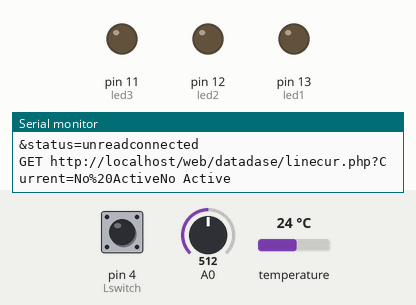
The sketch below on a simulated Arduino Uno, built with avr-gcc and run on an emulated ATmega328P. Shown: output pins drawn as LEDs (lit = HIGH), the last lines printed to the serial monitor. The inputs (shaded band) are chosen by the test bench; at power-on: temperature 24 °C, A0 = 512, pin 4 (Lswitch) HIGH. WiFi joins after 1.5 s; servers stay silent unless stated.

Above: at 1.8 s.
1.9 s: temperature set to 39.5 °C
4.3 s: temperature set to 40.8 °C
At 5.8 s:
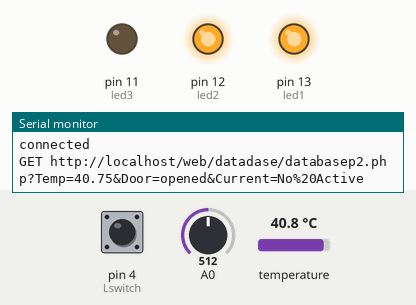
6.2 s: A0 set to 535
At 7.9 s:
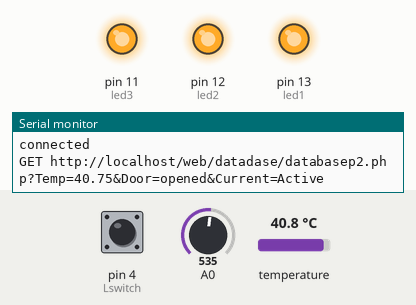
8.4 s: pin 4 (Lswitch) pulled LOW for 0.15 s
At 9.2 s:
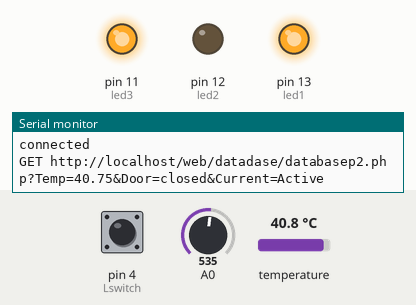
11.6 s: temperature set to 12 °C
At 13.2 s:
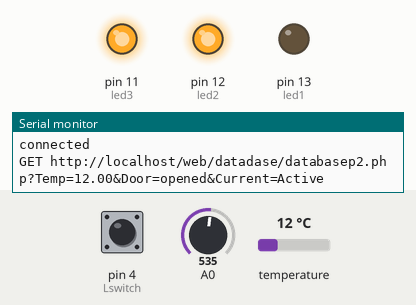
13.5 s: pin 4 (Lswitch) pulled LOW for 3.2 s
At 16.7 s:
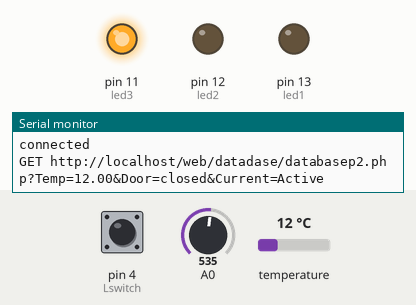
Timing chart, 0 to 20.5 s (numbered marks = the images above; inputs shaded):
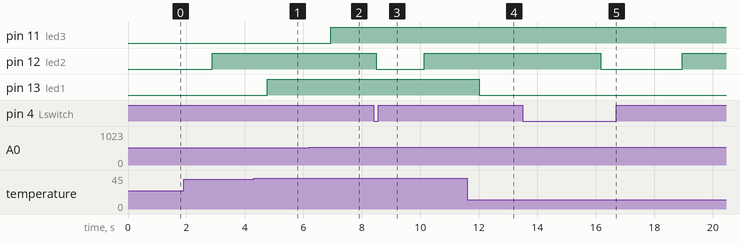

The sketch:

Arduino.ino
```cpp
#include <SPI.h>
#include <Ethernet.h>
#include <OneWire.h>
#include <DallasTemperature.h>
byte mac[] = { 0xDE, 0xAD, 0xBE, 0xEF, 0xFE, 0xED };
byte ip[] = {192, 168, 137, 20 }; //Enter the IP of ethernet shield
byte serv[] = {192, 168, 137, 100} ; //Enter the IPv4 address
EthernetClient client;

#define ONE_WIRE_BUS 43 //กำหนดขาที่จะเชื่อมต่อ SensorTemp
OneWire oneWire(ONE_WIRE_BUS);
DallasTemperature sensors(&oneWire);
int led1 =13;   // ledpin13 and ledtemp
int led2 =12;   // ledpin12 and ledLswitch
int led3 =11;   // ledpin11 and Current
float Temp;     // ตัวแปรเก็บอุณหภูมิ
//char Current;
int Lswitch =4;   //Lswitch pin 4
int flag ;
char Door[6];
int t=1;
int d=1;
int c=1;
double val;     // เก็บค่าเฉลี่ยของค่าอนาล็อคที่ได้จากเซนเซอร์วัดกระแส
int count = 500;  // จำนวนรอบที่จะนำมาคิดค่าเฉลี่ยของเซนเซอร์วัดกระแส
double sum1=0;   // ตัวแปรเก็บผลรวมของค่าอนาล็อคที่ได้จากเซนเซอร์วัดกระแส
float vs1;
float vs2;
void setup() {
   Serial.begin(9600); //setting the baud rate at 9600
   Ethernet.begin(mac, ip);
   pinMode(led1,OUTPUT);
   pinMode(Lswitch,INPUT);
   pinMode(led2,OUTPUT);
   pinMode(led3,OUTPUT);
   float vstart = analogRead(A0);
   vs1 = vstart+10;
   vs2 = vstart-10;
}

void loop() {
  sensors.requestTemperatures();    //สั่งอ่านค่าอุณหภูมิ
  Temp = sensors.getTempCByIndex(0);  // เก็บค่าอุณหภูมในตัวแปร Temp
  sento_adata();                   // ส่งเข้าdatabase getdataA.php
  Serial.println(Temp);
  if(Temp > 40){                 //ถ้าอุณหภูมิมากกว่า 40 องศาเซลเซียล
     digitalWrite(led1, HIGH);    //led1 ไฟติด
     if(t==1){                    //ถ้าอ่านค่าครั้งแรก
     sento_error();               //ส่งเข้าdatabase getdataerror.php
     sento_linetemp();            // ส่งเข้าline line.php
     t++;
     }
     else{
     sento_error1();           //ส่งเข้าdatabase getdataerror1.php
     }
  }
  if(Temp < 40){                 //ถ้าอุณหภูมิน้อยกว่า 40 องศาเซลเซียล
     digitalWrite(led1, LOW);     //led1 ไฟดับ
     t=1;
  }
  //////////////////////////////////////////////////////////////////
  if((digitalRead(Lswitch)==LOW)&&(flag==0))     // ถ้าลิมิตสวิตโดนกด
  {
     digitalWrite(led2,LOW);
     Serial.println("door is closed");
     char Door[] = "closed";                  // Door[] เก็บค่า "closed"
     flag = 1;
     d=1;
     delay(20);
  }
  if((digitalRead(Lswitch)==HIGH)&&(flag==1))    // ถ้าลิมิตสวิตไม่โดนกด
  {
     digitalWrite(led2,HIGH);
     Serial.println("door is opened");
     char Door[] = "opened";                  // Door[] เก็บค่า "opened"
     flag = 0;
     if(d==1){
     sento_error();                          //ส่งเข้าdatabase getdataerror.php
     sento_linedoor();                        // ส่งเข้าline linedoor.php
      d++;
     }
     delay(20);
  }
  digitalWrite(Lswitch,HIGH);
  ////////////////////////////////////////////////////////////////////
    for (int i = 0; i < count; i++) {    //เก็บค่าอนาล็อคที่ได้จากเซนเซอร์วัดกระแส500ครั้ง
  float v_raw = analogRead(A0);             //รับค่าอนาล็อคที่ได้จากเซนเซอร์วัดกระแสเก็บไว้ใน v_raw
   //Serial.println(v_raw);
  sum1 =sum1 +v_raw;                   //ผลรวมของ v_raw
  }
  val = sum1 / count;         //หาค่าเฉลี่ยเก็บใน val
  Serial.println(val);
  if((val>vs1)||(val<vs2)){   // ถ้า val มีค่ามากกว่า vs1 หรือ น้อยกว่า vs1 เท่ากระมีกระแสไฟฟ้า
    Serial.println("Active");
    digitalWrite(led3,HIGH);
    c=1;
  }
  else{
    if(c==1){
     sento_error();      //ส่งเข้าdatabase getdataerror.php
     sento_linecurrent();  // ส่งเข้า line sento_linecurrent()
      c++;
     }
     Serial.println("No Active");
     digitalWrite(led3,LOW);
  }
  sum1 = 0;
  delay(100);

  Sending_To_phpmyadmindatabase();   //ส่งเข้าdatabase databasep2.php
}
///////////////////////////////////////////////////////////////////////////////////////////
 void Sending_To_phpmyadmindatabase(){   //ส่งเข้าdatabase databasep2.php ส่งค่า Temp,Door,Current ไว้ใช้แสดงค่าหน้าเว็บ
 if (client.connect(serv, 80)) { //Connecting at the IP address and port we saved before
    Serial.println("connected");
    Serial.print("GET http://localhost/web/datadase/databasep2.php?Temp=");
    client.print("GET http://localhost/web/datadase/databasep2.php?Temp=");     //YOUR URL
    client.print(Temp);
    Serial.print(Temp);
    client.print("&Door=");
    Serial.print("&Door=");
    if(flag==0)
    {
    char Door[] = "opened";
    flag = 1;
    delay(20);
    client.print(Door);
    Serial.print(Door);
    }
    else if(flag==1)
    {
    char Door[] = "closed";
    flag = 0;
    delay(20);
    client.print(Door);
    Serial.print(Door);
    }
    client.print("&Current=");
    Serial.print("&Current=");
    if((val>vs1)||(val<vs2)){
    char Current[]= "Active";
    client.print(Current);
    Serial.println(Current);
    }
  else{
    char Current[]= "No%20Active";
    client.print(Current);
    Serial.println(Current);
  }

    client.print(" ");      //SPACE BEFORE HTTP/1.1
    client.print("HTTP/1.1");
    client.println();
    client.println("Host: 192.168.137.100");
    client.println("Connection: close");
    client.println();
    client.stop(); //Closing the connection
 }
else {
      Serial.println("connection failed");
 }
}
///////////////////////////////////////////////////////////////////
   void sento_adata(){ //ส่งเข้าdatabase getdataA.php ส่งค่า Temp ไว้ใช้แสดงค่าในกราฟหน้าเว็บ
 if (client.connect(serv, 80)) { //Connecting at the IP address and port we saved before
    Serial.println("connected");
    Serial.print("GET http://localhost/web/datadase/getdataA.php?Temp=");
    client.print("GET http://localhost/web/datadase/getdataA.php?Temp=");     //YOUR URL
    client.print(Temp);
    Serial.println(Temp);
    client.print(" ");      //SPACE BEFORE HTTP/1.1
    client.print("HTTP/1.1");
    client.println();
    client.println("Host: 192.168.137.100");
    client.println("Connection: close");
    client.println();
    client.stop(); //Closing the connection
 }
else {
      Serial.println("connection failed");
 }
}
///////////////////////////////////////////////////////////////////////////
void sento_error(){ //ส่งเข้าdatabase getdataerror.php ส่งค่า Temp,Door,Current <insert>
  if (client.connect(serv, 80)) { //Connecting at the IP address and port we saved before
    Serial.println("connected");
    Serial.print("GET http://localhost/web/datadase/getdataerror.php?Temp=");  //http://localhost/source/datadase/getdataerror.php?Temp=26.19&Door=opened&Current=No%20Active
    client.print("GET http://localhost/web/datadase/getdataerror.php?Temp=");  //http://localhost/source/datadase/getdataerror.php?Temp=26.19&Door=opened&Current=No%20Active
  client.print(Temp);
    Serial.print(Temp);
    client.print("&Door=");
    Serial.print("&Door=");
    if(flag==0)
    {
    char Door[] = "opened";
    flag = 1;
    delay(20);
    client.print(Door);
    Serial.print(Door);
    }
    else if(flag==1)
    {
    char Door[] = "closed";
    flag = 0;
    delay(20);
    client.print(Door);
    Serial.print(Door);
    }
    client.print("&Current=");
    Serial.print("&Current=");
   if((val>vs1)||(val<vs2)){
    char Current[]= "Active";
    client.print(Current);
    Serial.println(Current);
    }
  else{
    char Current[]= "No%20Active";
    client.print(Current);                      //unread
    Serial.println(Current);
    }
    client.print("&status=unread");
    Serial.print("&status=unread");
    client.print(" ");      //SPACE BEFORE HTTP/1.1
    client.print("HTTP/1.1");
    client.println();
    client.println("Host: 192.168.137.100");
    client.println("Connection: close");
    client.println();
    client.stop(); //Closing the connection
  }
else {
      Serial.println("connection failed");
 }
}
////////////////////////////////////////////////////////////////////////////////////////////
void sento_error1(){  //ส่งเข้าdatabase getdataerror1.php ส่งค่า Temp,Door,Current <UPDATE>
  if (client.connect(serv, 80)) { //Connecting at the IP address and port we saved before
    Serial.println("connected");
    Serial.print("GET http://localhost/web/datadase/getdataerror1.php?Temp=");
    client.print("GET http://localhost/web/datadase/getdataerror1.php?Temp=");     //YOUR URL
  client.print(Temp);
    Serial.print(Temp);
    client.print("&Door=");
    Serial.print("&Door=");
    if(flag==0)
    {
    char Door[] = "opened";
    flag = 1;
    delay(20);
    client.print(Door);
    Serial.print(Door);
    }
    else if(flag==1)
    {
    char Door[] = "closed";
    flag = 0;
    delay(20);
    client.print(Door);
    Serial.print(Door);
    }
    client.print("&Current=");
    Serial.print("&Current=");
    if((val>vs1)||(val<vs2)){
    char Current[]= "Active";
    client.print(Current);
    Serial.println(Current);
    }
  else{
    char Current[]= "No%20Active";
    client.print(Current);
    Serial.println(Current);
    }
    client.print(" ");      //SPACE BEFORE HTTP/1.1
    client.print("HTTP/1.1");
    client.println();
    client.println("Host: 192.168.137.100");
    client.println("Connection: close");
    client.println();
    client.stop(); //Closing the connection
  }
else {
      Serial.println("connection failed");
     }
 }
 //////////////////////////////////////////////////////////////////////////////////////////////////////////////////////////////////////////
 void sento_linetemp(){  //ส่งเข้า line.php ส่งค่า Temp
 if (client.connect(serv, 80)) { //Connecting at the IP address and port we saved before
    Serial.println("connected");
    Serial.print("GET http://localhost/web/datadase/line.php?Temp=");
    client.print("GET http://localhost/web/datadase/line.php?Temp=");     //YOUR URL
    client.print(Temp);
    Serial.println(Temp);
    client.print(" ");      //SPACE BEFORE HTTP/1.1
    client.print("HTTP/1.1");
    client.println();
    client.println("Host: 192.168.137.100");
    client.println("Connection: close");
    client.println();
    client.stop(); //Closing the connection
 }
else {
      Serial.println("connection failed");
 }
}
//////////////////////////////////////////////////////////////////////////////////////////////////////////////////////////////////////////////
void sento_linedoor(){ //ส่งเข้า linedoor.php ส่งค่า Door=opened
 if (client.connect(serv, 80)) { //Connecting at the IP address and port we saved before
    Serial.println("connected");
    Serial.print("GET http://localhost/web/datadase/linedoor.php?Door=opened");
    client.print("GET http://localhost/web/datadase/linedoor.php?Door=opened");     //YOUR URL
    client.print(" ");      //SPACE BEFORE HTTP/1.1
    client.print("HTTP/1.1");
    client.println();
    client.println("Host: 192.168.137.100");
    client.println("Connection: close");
    client.println();
    client.stop(); //Closing the connection
 }
else {
      Serial.println("connection failed");
 }
}
//////////////////////////////////////////////////////////////////////////////////////////////////////////////////////////////////////////////
void sento_linecurrent(){ //ส่งเข้า linecur.php ส่งค่า Current=No%20Active
 if (client.connect(serv, 80)) { //Connecting at the IP address and port we saved before
    Serial.println("connected");
    Serial.print("GET http://localhost/web/datadase/linecur.php?Current=No%20Active");
    client.print("GET http://localhost/web/datadase/linecur.php?Current=No%20Active");     //YOUR URL
    client.print(" ");      //SPACE BEFORE HTTP/1.1
    client.print("HTTP/1.1");
    client.println();
    client.println("Host: 192.168.137.100");
    client.println("Connection: close");
    client.println();
    client.stop(); //Closing the connection
 }
else {
      Serial.println("connection failed");
 }
}
```

Measured:
- the behaviour switches between 40 and 40.1 °C on temperature (found by bisection; images 0 and 1)
- the behaviour switches between 522 and 523 on A0 (found by bisection; images 1 and 2)
- after the input at 4.3 s, pin 13 (led1): LOW → HIGH after 0.46 s
- after the input at 6.2 s, pin 11 (led3): LOW → HIGH after 0.74 s
- after the input at 8.4 s, pin 12 (led2): HIGH → LOW after 0.09 s, → HIGH 1.6 s later
- after the input at 11.6 s, pin 13 (led1): HIGH → LOW after 0.41 s
- after the input at 13.5 s, pin 12 (led2): HIGH → LOW after 2.7 s, → HIGH 2.8 s later
